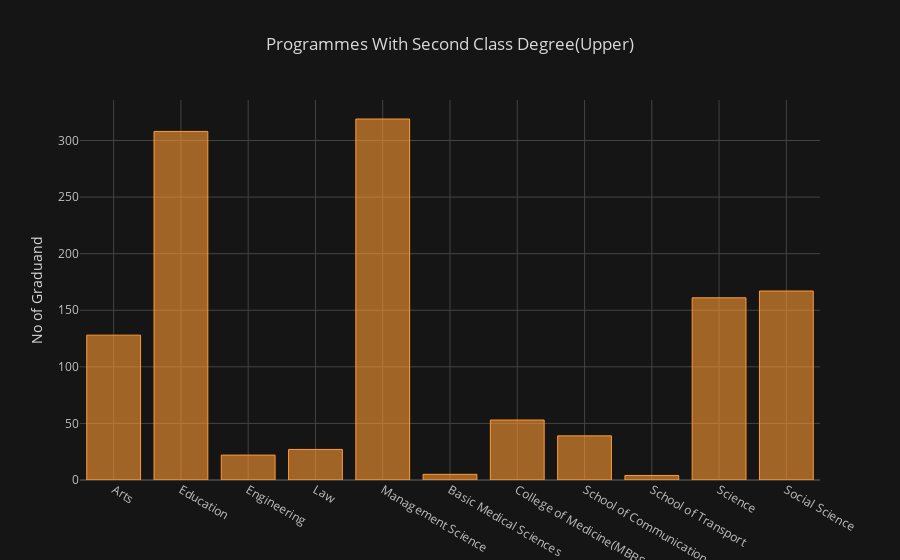

Notebook cell for this chart:
### Code cell
Table_2.iplot(kind='bar',x="Programme",y="2nd Class Honours(Upper)",title="Programmes With Second Class Degree(Upper)",yTitle="No of Graduand",theme="solar")

### Figure 1 — Plotly figure (JSON) as saved in the notebook; plotly's stock layout.template omitted (floating-point values rounded to 4 significant figures)
{"data": [{"marker": {"color": "rgba(255, 153, 51, 0.6)", "line": {"color": "rgba(255, 153, 51, 1.0)", "width": 1}}, "name": "2nd Class Honours(Upper)", "orientation": "v", "text": "", "type": "bar", "uid": "85c8129f-fbb3-4b91-8606-11d57a36381e", "x": ["Arts", "Education", "Engineering", "Law", "Management Science", "Basic Medical Sciences", "College of Medicine(MBBS & BDS)", "School of Communication", "School of Transport", "Science", "Social Science"], "y": [128, 308, 22, 27, 319, 5, 53, 39, 4, 161, 167]}], "layout": {"legend": {"bgcolor": "#151516", "font": {"color": "#D9D9D9"}}, "paper_bgcolor": "#151516", "plot_bgcolor": "#151516", "title": {"font": {"color": "#D9D9D9"}, "text": "Programmes With Second Class Degree(Upper)"}, "xaxis": {"gridcolor": "#434343", "showgrid": true, "tickfont": {"color": "#C2C2C2"}, "title": {"font": {"color": "#D9D9D9"}, "text": ""}, "zerolinecolor": "#666570"}, "yaxis": {"gridcolor": "#434343", "showgrid": true, "tickfont": {"color": "#C2C2C2"}, "title": {"font": {"color": "#D9D9D9"}, "text": "No of Graduand"}, "zerolinecolor": "#666570"}}}
